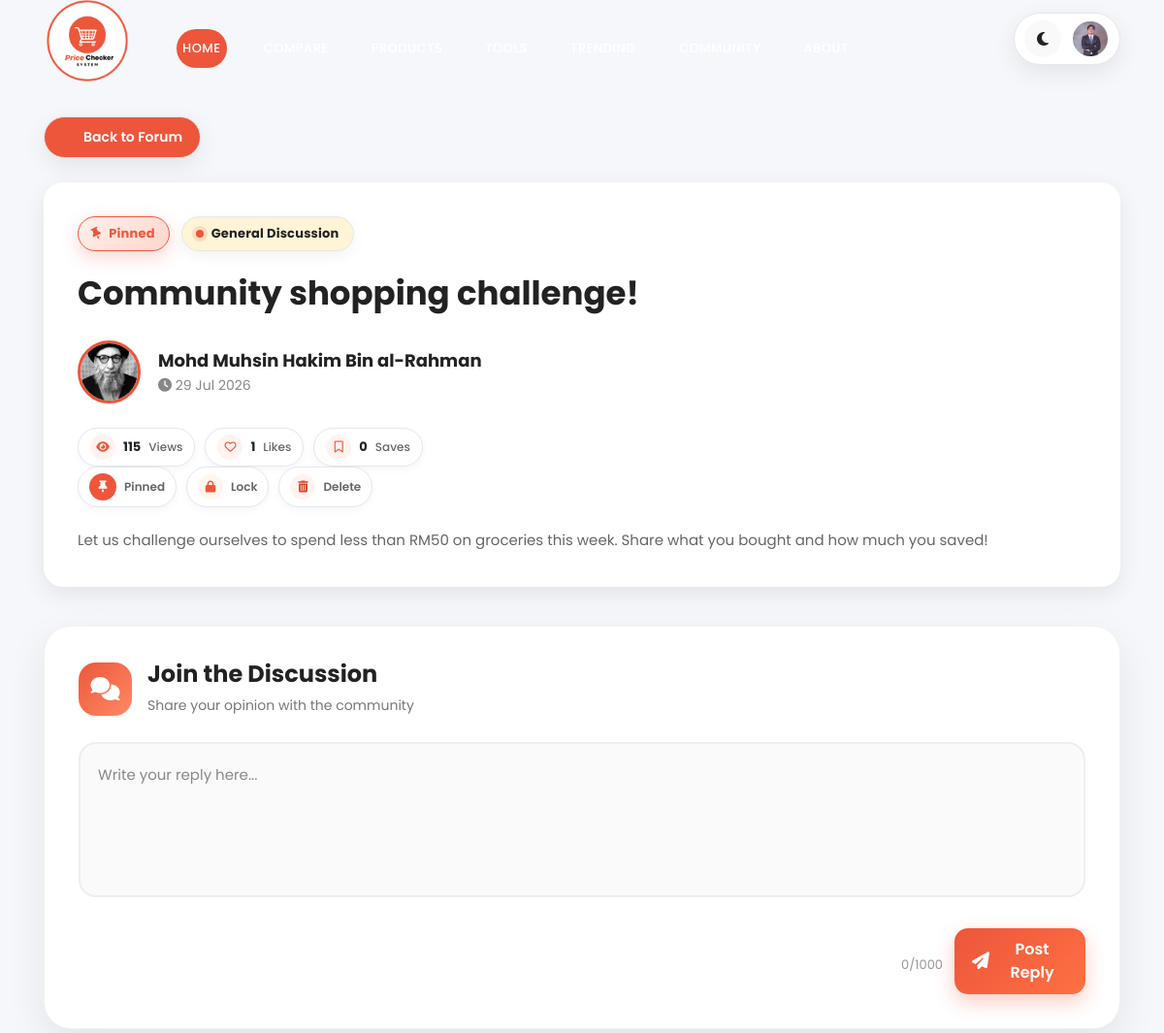
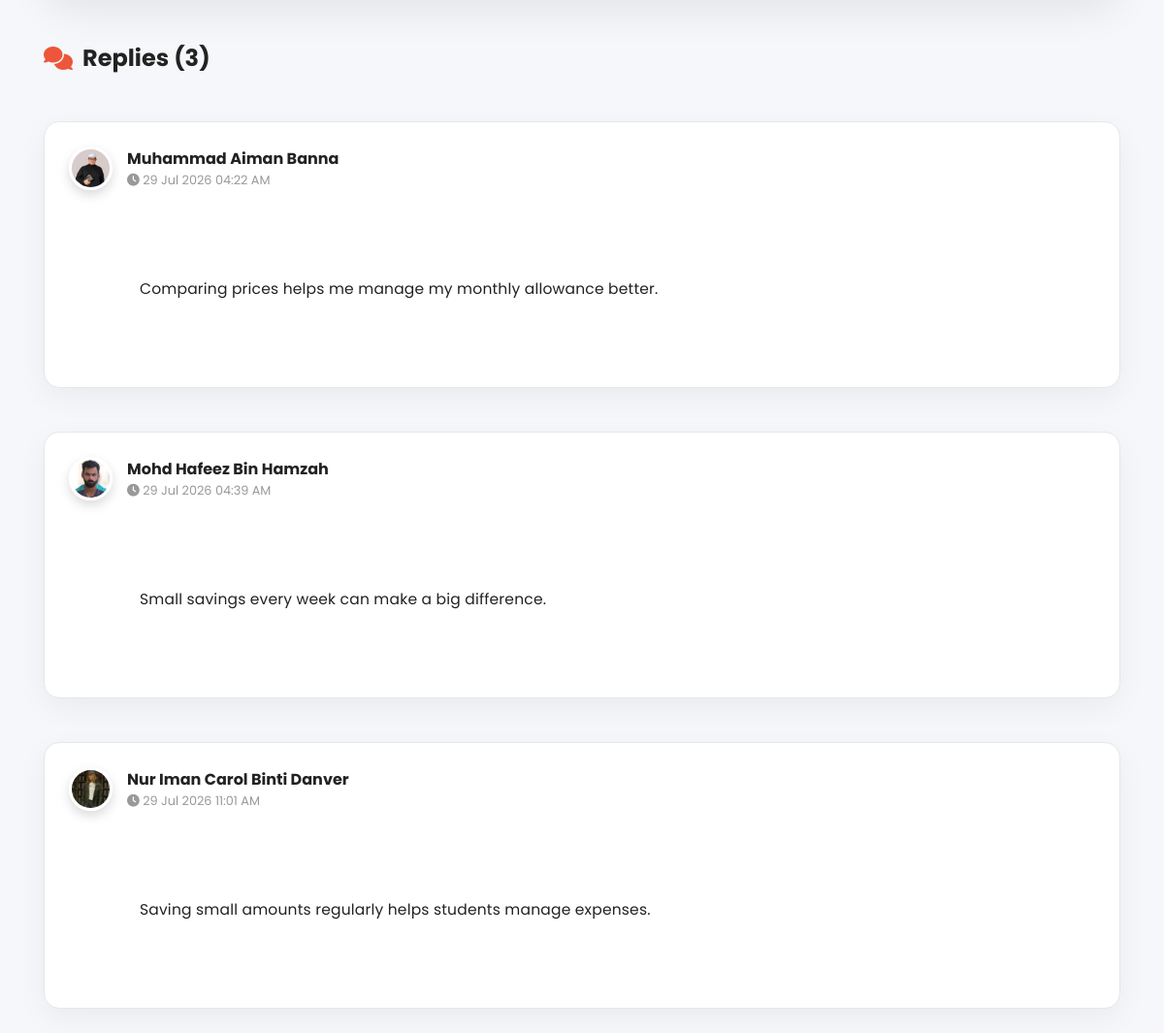
Screenshot of /src/admin/viewTopic.php?id=51 (signed in) with the database file from the repository (2 pictures, top to bottom).
### tables this page shows
CREATE TABLE `forumtopic` (
  `topicID` int(11) NOT NULL,
  `studentID` int(11) NOT NULL,
  `categoryID` int(11) NOT NULL,
  `topicTitle` varchar(200) NOT NULL,
  `topicContent` text NOT NULL,
  `views` int(11) DEFAULT 0,
  `isPinned` tinyint(1) DEFAULT 0,
  `isLocked` tinyint(1) DEFAULT 0,
  `status` enum('Active','Hidden') DEFAULT 'Active',
  `created_at` timestamp NOT NULL DEFAULT current_timestamp(),
  `updated_at` timestamp NOT NULL DEFAULT current_timestamp() ON UPDATE current_timestamp(),
  `topicTags` varchar(255) DEFAULT NULL
);

CREATE TABLE `forumcategory` (
  `categoryID` int(11) NOT NULL,
  `categoryName` varchar(100) NOT NULL,
  `categoryDescription` varchar(255) DEFAULT NULL,
  `created_at` timestamp NOT NULL DEFAULT current_timestamp()
);

CREATE TABLE `student` (
  `studentID` int(11) NOT NULL,
  `fullName` varchar(255) NOT NULL,
  `username` varchar(255) NOT NULL,
  `email` varchar(255) NOT NULL,
  `password` varchar(255) NOT NULL,
  `studentIMG` varchar(255) NOT NULL,
  `logStatus` varchar(255) NOT NULL,
  `created_at` timestamp NOT NULL DEFAULT current_timestamp()
);

CREATE TABLE `forumreply` (
  `replyID` int(11) NOT NULL,
  `topicID` int(11) NOT NULL,
  `studentID` int(11) NOT NULL,
  `replyContent` text NOT NULL,
  `created_at` timestamp NOT NULL DEFAULT current_timestamp(),
  `updated_at` timestamp NULL DEFAULT current_timestamp() ON UPDATE current_timestamp(),
  `status` varchar(20) NOT NULL DEFAULT 'Active'
);

### src/includes/forum/forumTopicHeader.php (the view, shortened to what this page needs)
<?php
    $isAdmin=false;
    if(isset($_SESSION['adminID']))
    {
        $isAdmin=true;
    }
?>
<div class="topic-header-card">
    <div class="topic-header-top">
        <?php if($topic['isPinned']){ ?>
            <span class="pin-badge">
                <i class="fa fa-thumb-tack"></i>
                Pinned
            </span>
        <?php } ?>
        <span class="category-badge">
            <span class="category-dot"></span>
            <?php echo htmlspecialchars($topic['categoryName']); ?>
        </span>
    </div>
    <h1 class="topic-header-title">
        <?php echo htmlspecialchars($topic['topicTitle']); ?>
    </h1>
    <div class="topic-header-author">
        <img
        src="<?php echo !empty($topic['studentIMG']) ? $topic['studentIMG'] : '../../assets/images/profile/default.png'; ?>"
        class="topic-avatar">
        <div>
            <strong>
                <?php echo htmlspecialchars($topic['fullName']); ?>
            </strong>
            <br>
            <small>
                <i class="fa-solid fa-clock"></i>
                <?php echo date("d M Y",strtotime($topic['created_at'])); ?>
            </small>
        </div>
    </div>
    <div class="topic-stats">
        <span class="stat-chip views-chip">
            <i class="fa-solid fa-eye"></i>
            <strong>
                <?php echo $topic['views']; ?>
            </strong>
            <small>
                Views
            </small>
        </span>
        <span class="stat-chip like-chip">
            <a href="#"
            class="like-btn"
            data-id="<?php echo $topic['topicID']; ?>">
                <i class="<?php echo $topic['userLiked']
                    ? 'fa-solid fa-heart'
                    : 'fa-regular fa-heart'; ?>">
                </i>
            </a>
            <span class="like-count">
                <?php echo $topic['totalLikes']; ?>
            </span>
            <small>
                Likes
            </small>
        </span>
        <span class="stat-chip bookmark-chip">
            <a href="#"
            class="bookmark-btn"
            data-id="<?php echo $topic['topicID']; ?>">
                <i class="<?php echo $topic['userBookmarked']
                    ? 'fa-solid fa-bookmark'
                    : 'fa-regular fa-bookmark'; ?>">
                </i>
            </a>
            <span class="bookmark-count">
                <?php echo $topic['totalBookmarks']; ?>
            </span>
            <small>
                Saves
            </small>
        </span>
    </div>
    <div class="topic-actions">
        <?php
        if($isAdmin)
        {
            include(__DIR__ . "/forumTopicAdminActions.php");
        }
        ?>
    </div>
    <div class="topic-description">
        <?php echo nl2br(htmlspecialchars($topic['topicContent'])); ?>
    </div>
</div>

### src/student/includes/header.php (shortened to what this page needs)
<?php
$currentPage = basename($_SERVER['PHP_SELF']);
$isDashboard = ($currentPage == "dashboard.php");
?>
<header class="header-area header-sticky">
    <div class="container">
        <div class="row">
            <div class="col-12">
                <nav class="main-nav">
                    <a href="../student/dashboard.php" class="logo">
                        <img src="../../assets/images/logo.png">
                    </a>
                    <ul class="nav">
                        <li>
                            <a href="<?php echo $isDashboard ? '#top' : '../student/dashboard.php#top'; ?>" class="nav-link active">
                                Home
                            </a>
                        </li>
                        <li>
                            <a href="<?php echo $isDashboard ? '#compare' : '../student/dashboard.php#compare'; ?>" class="nav-link">
                            </a>
                        </li>
                        <li>
                            <a href="<?php echo $isDashboard ? '#search' : '../student/dashboard.php#search'; ?>" class="nav-link">
                            </a>
                        </li>
                        <li>
                            <a href="<?php echo $isDashboard ? '#tools' : '../student/dashboard.php#tools'; ?>" class="nav-link">
                            </a>
                        </li>
                        <li>
                            <a href="<?php echo $isDashboard ? '#trend' : '../student/dashboard.php#trend'; ?>" class="nav-link">
                            </a>
                        </li>
                        <li>
                            <a href="<?php echo $isDashboard ? '#community' : '../student/dashboard.php#community'; ?>" class="nav-link">
                            </a>
                        </li>
                        <li>
                            <a href="<?php echo $isDashboard ? '#why-us' : '../student/dashboard.php#why-us'; ?>" class="nav-link">
                            </a>
                        </li>
                    </ul>
                    <div class="user-actions">
                        <button id="themeToggle"
                                class="theme-btn"
                                type="button">
                            <i class="fa-solid fa-moon"></i>
                        </button>
                        <div class="dropdown">
                            <img src="<?php echo $img; ?>"
                                 class="profile-avatar">
                        </div>
                    </div>
                </nav>
            </div>
        </div>
    </div>
</header>

### src/includes/forum/replyList.php
<div class="reply-list">
    <h4>
        <i class="fa fa-comments"></i>
        Replies
        (<?php echo mysqli_num_rows($replyQuery); ?>)
    </h4>
    <?php if(mysqli_num_rows($replyQuery)==0){ ?>
        <?php include("../includes/forum/replyEmpty.php"); ?>
    <?php }else{ ?>
        <?php while($reply=mysqli_fetch_assoc($replyQuery)){ ?>
            <?php include("../includes/forum/replyCard.php"); ?>
        <?php } ?>
    <?php } ?>
</div>

### src/includes/forum/replyHeader.php
<div class="reply-header">
    <div class="reply-user">
        <img
        src="<?php echo !empty($reply['studentIMG']) ? $reply['studentIMG'] : '../../assets/images/profile/default.png'; ?>"
        class="reply-avatar">
        <div>
            <strong>
                <?php echo htmlspecialchars($reply['fullName']); ?>
            </strong>
            <br>
            <small>
                <i class="fa-solid fa-clock"></i>
                <?php echo date("d M Y h:i A",strtotime($reply['created_at'])); ?>
            </small>
        </div>
    </div>
</div>

### src/includes/forum/replyContent.php (shortened to what this page needs)
<div class="reply-content">
    <?php
    echo nl2br(
        htmlspecialchars($reply['replyContent'])
    );
    ?>
</div>

### assets/css/styleindex.css (style rules this page uses)
html, body, div, span, applet, object, iframe, h1, h2, h3, h4, h5, h6, p, blockquote, div pre, a, abbr, acronym, address, big, cite, code, del, dfn, em, font, img, ins, kbd, q, s, samp, small, strike, strong, sub, sup, tt, var, b, u, i, center, dl, dt, dd, ol, ul, li, figure, header, nav, section, article, aside, footer, figcaption { margin: 0; padding: 0; border: 0; outline: 0; }
ul, li { padding: 0; margin: 0; list-style: none; }
header, nav, section, article, aside, footer, hgroup { display: block; }
* { box-sizing: border-box; }
html, body { font-family: 'Poppins', sans-serif; font-weight: 400; background-color: #fff; font-size: 16px; -ms-text-size-adjust: 100%; -webkit-font-smoothing: antialiased; -moz-osx-font-smoothing: grayscale; }
a { text-decoration: none !important; }
h1, h2, h3, h4, h5, h6 { margin-top: 0px; margin-bottom: 0px; }
ul { margin-bottom: 0px; }
html, body { background: #fff; font-family: 'Poppins', sans-serif; }
.header-area { position: absolute; top: 0px; left: 0px; right: 0px; z-index: 100; height: 90px; background: rgba(250,250,250,0.1); -webkit-transition: all .5s ease 0s; -moz-transition: all .5s ease 0s; -o-transition: all .5s ease 0s; transition: all .5s ease 0s; }
.header-area .main-nav { min-height: 80px; background: transparent; }
.header-area .main-nav .logo { line-height:50px; color: #fff; font-size: 32px; font-weight: 800; float: left; -webkit-transition: all 0.3s ease 0s; -moz-transition: all 0.3s ease 0s; -o-transition: all 0.3s ease 0s; transition: all 0.3s ease 0s; }
.header-area .main-nav .nav { float: right; margin-top: 27px; margin-right: 0px; background-color: transparent; -webkit-transition: all 0.3s ease 0s; -moz-transition: all 0.3s ease 0s; -o-transition: all 0.3s ease 0s; transition: all 0.3s ease 0s; position: relative; z-index: 999; }
.header-area .main-nav .nav li { padding-left: 20px; padding-right: 20px; }
.header-area .main-nav .nav li a { display: block; font-weight: 500; font-size: 13px; color: #7a7a7a; -webkit-transition: all 0.3s ease 0s; -moz-transition: all 0.3s ease 0s; -o-transition: all 0.3s ease 0s; transition: all 0.3s ease 0s; height: 40px; line-height: 40px; border: transparent; }
.header-area .main-nav .nav li a { color: #fff; }
.header-area.header-sticky { min-height: 80px; }
.header-area.header-sticky .nav { margin-top: 20px !important; }
@media (max-width: 1200px) { .header-area .main-nav .nav li { padding-left: 12px; padding-right: 12px; } }
@media (max-width: 1200px) { .header-area .main-nav:before { display: none; } }
@media (min-width: 767px) { .header-area .main-nav .nav { display: flex !important; } }

### rows the page displays
forumtopic: categoryID.categoryName "General Discussion", topicTitle "Community shopping challenge!", studentID.studentIMG (picture), studentID.fullName "Mohd Muhsin Hakim Bin al-Rahman", created_at "29 Jul 2026", views "115", topicContent "Let us challenge ourselves to spend less than RM50 on groceries this week. Share what you bought and how much you saved!"
forumreply: studentID.studentIMG (picture), studentID.fullName "Muhammad Aiman Banna", created_at "29 Jul 2026 04:22 AM", replyContent "Comparing prices helps me manage my monthly allowance better."
forumreply: studentID.studentIMG (picture), studentID.fullName "Mohd Hafeez Bin Hamzah", created_at "29 Jul 2026 04:39 AM", replyContent "Small savings every week can make a big difference."
forumreply: studentID.studentIMG (picture), studentID.fullName "Nur Iman Carol Binti Danver", created_at "29 Jul 2026 11:01 AM", replyContent "Saving small amounts regularly helps students manage expenses."

### other values shown
$topic['totalLikes'] "1"
$topic['totalBookmarks'] "0"
mysqli_num_rows($replyQuery) "3"
